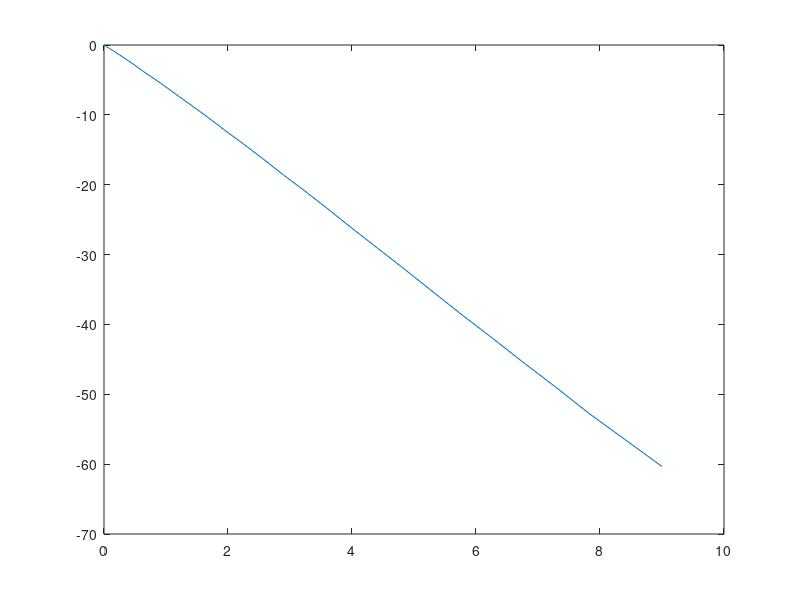

Here is the MATLAB script that generated this plot: (Note: this script raises an error after producing the figure.)
%% Original  - 100% funcionando como esperado
clear all; clc; close all;
t = (0:0.1:3)';

N = 2500;
a = 0.25;
logP=0*t;
for i=1:N
    logP=logP+log(abs(cos(2*t/(min(i,N+1-i))^a)));
end

plot(t.^2,N^(2*a-1)*logP)



%% Crio os dados periodicos e aleatorios
clear all; clc; close all;
%t = (0:0.1:sqrt(10))';
N = 2000;
alpha = 0.25;

modo = 'random'; time_init = 0; time_end = sqrt(10); time_steps = 500; d=1; J=0;
[d_ij,~,~,~] = generate_data(modo, N, time_init,time_end,time_steps,alpha,d,J);

t = linspace(time_init,time_end,time_steps);
logP = 0*t;
for i=1:N
    %logP = logP+log(abs(cos(2*t/(min(i,N+1-i))^alpha)));
    logP = logP+log(abs(cos(2*t/(d_ij(1,i).^alpha))));
end
plot(t.^2,N^(2*alpha-1)*logP,'o-')

%% Calculo valor do spin para 1 particula
clear all; clc; close all;
%t = (0:0.1:sqrt(10))';
N = 2000;
alpha = 0.25;

modo = 'random'; time_init = 0; time_end = sqrt(10); time_steps = 500; d=1; J=0;h=0;
[d_ij,~,spin0,~] = generate_data(modo, N, time_init,time_end,time_steps,alpha,d,J);

t = linspace(time_init,time_end,time_steps);
logP = 0*t;
for j=1:N
    logP = logP + log(abs(cos(2*t/(d_ij(1,j).^alpha))));
end
plot(t.^2,N^(2*alpha-1)*logP,'o-')

spin = spin0(1).*cos(2*h*t).*exp(logP);
figure()
plot(t,spin);
xlim([0 0.1])

%% Calculo valor do spin para N particula
clear all; clc; close all;
%t = (0:0.1:sqrt(10))';
N = 2000;
alpha = 0.25;

modo = 'random';  time_init = 0; time_end = sqrt(10); time_steps = 500; d=1; J=1;h=0;
[d_ij,~,spin0,~] = generate_data(modo, N, time_init,time_end,time_steps,alpha,d,J);

t = linspace(time_init,time_end,time_steps);
for i=1:N
logP = 0*t;
for j=1:N
    logP = logP + log(abs(cos(2*t/(d_ij(i,j).^alpha))));
end
%plot(t.^2,N^(2*alpha-1)*logP,'o-')

spin = spin0(i).*cos(2*h*t).*exp(logP);
%figure()
plot(t,spin);
hold on
xlim([0 0.1])
drawnow
end

%% Calculo valor do spin para N particula com alpha > 0.5 E exibo a curva teorica
clear all; clc; close all;
N = 2000;
alpha = 0.85;

modo = 'random'; time_init = 0; time_end = sqrt(10); time_steps = 500; d=1; J=1; h=0;
[d_ij,y_t,spin0,time_span] = generate_data(modo, N, time_init,time_end,time_steps,alpha,d,J);


hold on
for i=1:N
    logP = 0*time_span;
    for j=1:N
        logP = logP + log(abs(cos(2*time_span/(d_ij(i,j).^alpha))));
    end
    spin(i,:) = spin0(i).*cos(2*h*time_span).*exp(logP);
    
    plot(time_span,abs(spin(i,:)));
    plot(time_span,y_t,'k','LineWidth',5)
    hold on
    xlim([0 1])
    drawnow
end

%% Calculo valor do spin para N particula com alpha < 0.5 exibindo a curva de validacao

clear all; clc; close all;
N = 5000;
alpha = 0.25;

modo = 'static';  time_init = 0; time_end = sqrt(10); time_steps = 500; d=1; J=1; h=0;
[d_ij,~,spin0,time_span] = generate_data(modo, N, time_init,time_end,time_steps,alpha,d,J);


hold on
for i=1:N
    logP = 0*time_span;
    for j=1:N
        logP = logP + log(abs(cos(2*time_span/(d_ij(i,j).^alpha))));
    end
    spin(i,:) = spin0(i).*cos(2*h*time_span).*exp(logP);
    plot(time_span.^2,N^(2*alpha-1)*logP)
    xlim([0 0.014])
    drawnow
    %plot(time_span,abs(spin(i,:)));
    %plot(time_span,y_t,'k','LineWidth',5)
    %hold on
    %xlim([0 1])
    %drawnow
end


%% Calculo valor do spin para N particula com alpha < 0.1
% exibindo o spin de meia vida 
clear all; clc; close all;
N = 250;
alpha = 0.25;

modo = 'static'; nps = N; time_init = 1e-5; time_end = sqrt(1); time_steps = 1000; d=1; J=1; h=0;
[d_ij,y_t,spin0,time_span] = generate_data(modo, N, time_init,time_end,time_steps,alpha,d,J);


hold on
tic;
for i=1:N
    logP = 0*time_span;
    for j=1:N
        logP = logP + log(abs(cos(2*time_span/(d_ij(i,j).^alpha))));
    end
    spin(i,:) = spin0(i).*cos(2*h*time_span).*exp(logP);
       
    % spin' = spin0*cos()*exp(logP)
    % spin'/spin0*cos() = exp(logP)
    %---> log(spin'/spin0*cos()) = logP <---
    
    %plot(time_span.^2,N^(2*alpha-1)*logP)
    
    time_span0 = time_span;
    half_life = abs(spin(i,:));
    remover = find(half_life < 0.1);
    
    time_span0(remover) = [];
    half_life(remover) = [];
    logP_1 = log(half_life./(0.5.*cos(2*h*time_span0)));
    %plot(time_span0.^2, N^(2*alpha-1)*logP_1);
    %xlim([0 0.004])
    %drawnow
end
toc;

%% estimativa de tempo em horas
clear all; close all; clc;
tempo = 0;
% tempo_std = tempo para rodar N = 1000 particulas, tempo =
% linspace(0,1,100),alpha = 0.25

tempo_std = 13.72; 
intervalo = 1000:1000:15000;
for ii=intervalo
    tempo = tempo + (tempo_std*(ii/1000)^2)/3600;
end
disp(tempo)
%% eu estimo o tempo da simulacao com o seguinte codigo
clear all; clc; close all;
t = linspace(0,1,100);
N = 1000;
a = 0.25;
logP = 0*t;
tic;
for ii=1:N
    logP = 0;
    for i=1:N
        logP = logP + log(abs(cos(2*t/(min(i,N+1-i))^a)));
    end
    %plot(t.^2,N^(2*a-1)*logP)
    %drawnow
end
toc;


